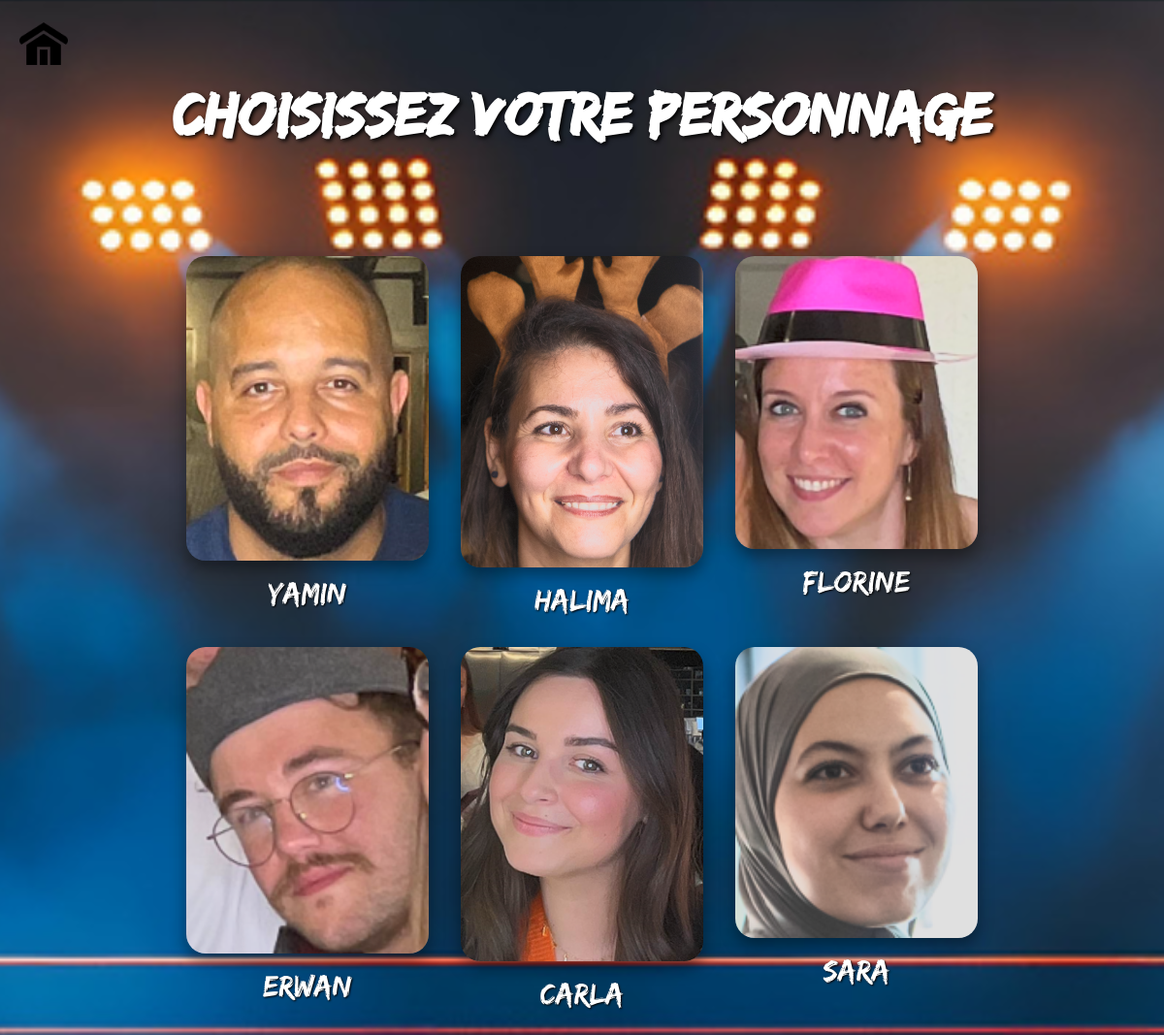
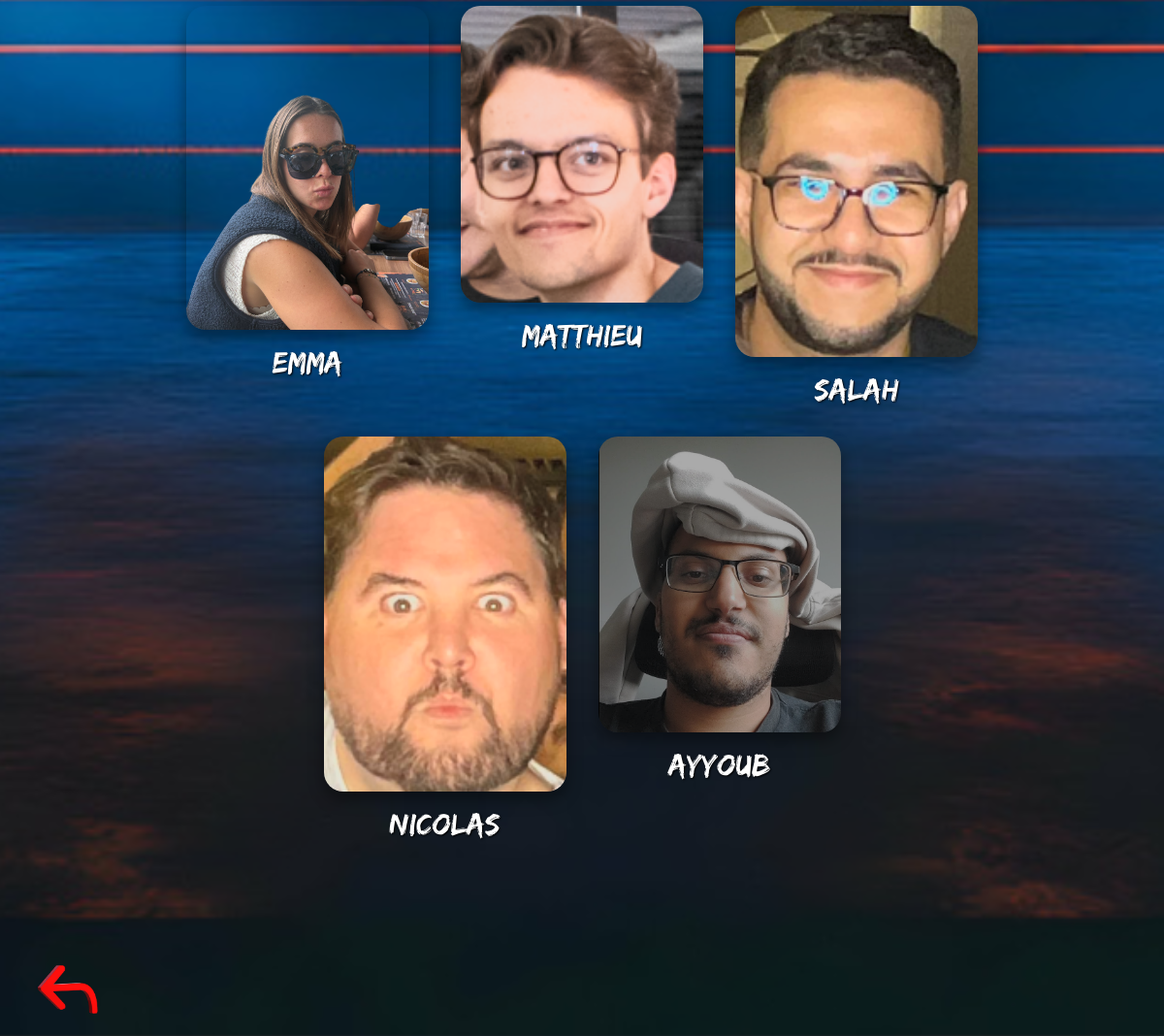
Screenshot of /page/fiche_perso.php with the database file from the repository (2 pictures, top to bottom).
### tables this page shows
CREATE TABLE IF NOT EXISTS `persos` (
  `id` int NOT NULL AUTO_INCREMENT,
  `prenom` varchar(10) NOT NULL,
  PRIMARY KEY (`id`)
);

### page/fiche_perso.php (the view, shortened to what this page needs)
<h1>Choisissez votre Personnage</h1>
<div class="menu-options">
    <?php
    try {
        $pdo = new PDO("mysql:host=localhost;dbname=vs2;charset=utf8mb4", "root", "", [
            PDO::ATTR_ERRMODE => PDO::ERRMODE_EXCEPTION
        ]);
        $stmt = $pdo->query("SELECT id, prenom FROM persos ORDER BY id ASC");
        while ($row = $stmt->fetch()) {
            $prenom = htmlspecialchars($row['prenom']);
            $prenom_url = strtolower(preg_replace('/[^a-zA-Z0-9]/', '', $prenom));
            $prenom_clean = strtolower(preg_replace('/[^a-zA-Z0-9]/', '', $prenom));
            echo "<figure onclick=\"location.href='/vs/page/perso/{$prenom_url}.php'\">";
            echo "<img src='/vs/img/perso/{$prenom_clean}.png' alt='Image de {$prenom}'>";
            echo "<figcaption>{$prenom}</figcaption>";
            echo "</figure>";
        }
    } catch (PDOException $e) {
        echo "<p>Erreur BDD : " . htmlspecialchars($e->getMessage()) . "</p>";
    }
    ?>
</div>
<a href="javascript:history.back()" class="btn-retour">
    <img src="/vs/img/return.png" alt="Bouton retour" />
</a>
<a href="/vs/page/menu.php" class="btn-accueil">
  <img src="../img/home.png" alt="Accueil" />
</a>

### page/fiche_perso.php (style rules this page uses)
h1 { font-size: 4em; margin: 80px 0 40px; color: white; text-shadow: 2px 2px 4px #000; }
.menu-options { display: flex; flex-wrap: wrap; justify-content: center; gap: 30px 30px; margin-top: 70px; margin-bottom: 200px; max-width: 1100px; margin-left: auto; margin-right: auto; }
.menu-options figure { flex: 0 0 23%; margin: 0; cursor: pointer; text-align: center; }
figure { margin: 0; text-align: center; cursor: pointer; }
figure img { width: 250px; height: auto; border-radius: 20px; box-shadow: 0 8px 16px rgba(0,0,0,0.4); transition: transform 0.3s, box-shadow 0.3s; display: block; margin: 0 auto; }
figcaption { font-family: 'Edo SZ', cursive; font-size: 2em; color: white; margin-top: 15px; text-shadow: 1px 1px 2px #000; }
.btn-retour { position: fixed; bottom: 20px; left: 20px; z-index: 1000; cursor: pointer; display: inline-block; width: 50px; height: auto; }
.btn-retour img { width: 200%; height: auto; display: block; }
.btn-accueil { position: fixed; top: 20px; left: 20px; z-index: 1000; cursor: pointer; display: inline-block; width: 50px; height: auto; }
.btn-accueil img { width: 100%; height: auto; display: block; }

### rows the page displays
persos: shows a picture, prenom "Yamin"
persos: shows a picture, prenom "Halima"
persos: shows a picture, prenom "Florine"
persos: shows a picture, prenom "Erwan"
persos: shows a picture, prenom "Carla"
persos: shows a picture, prenom "Sara"
persos: shows a picture, prenom "Emma"
persos: shows a picture, prenom "Matthieu"
persos: shows a picture, prenom "Salah"
persos: shows a picture, prenom "Nicolas"
persos: shows a picture, prenom "Ayyoub"
